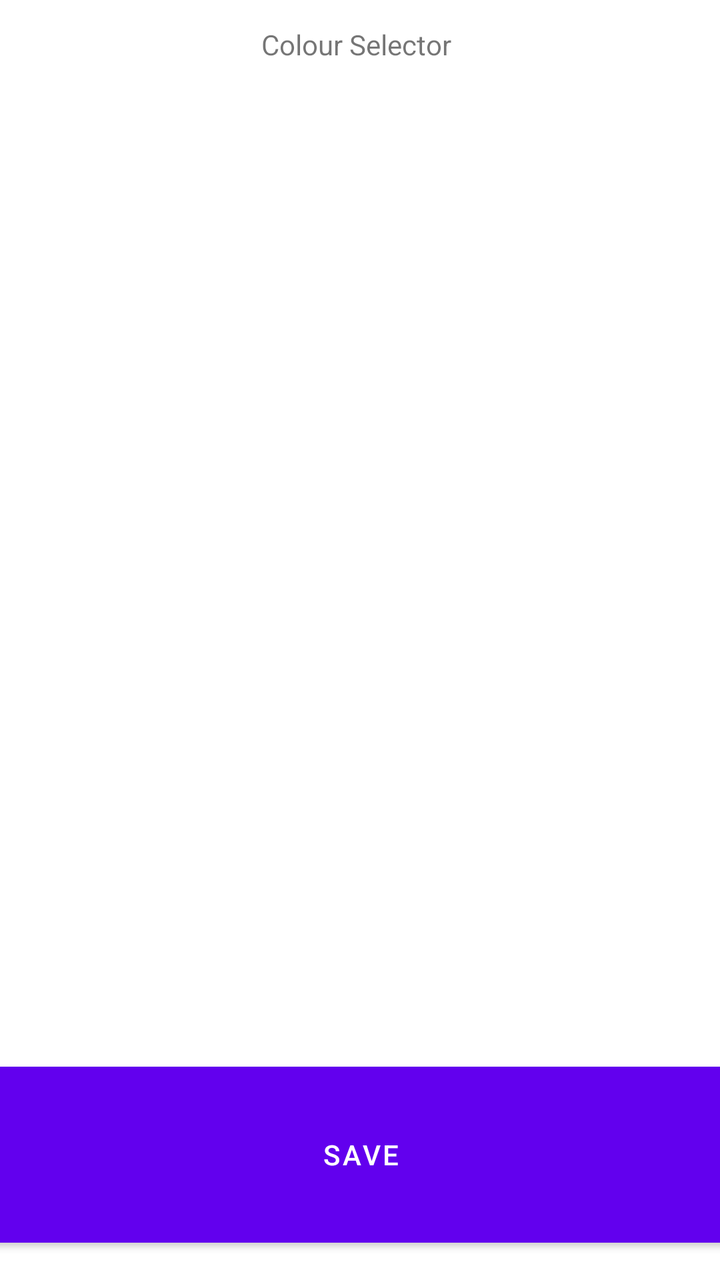
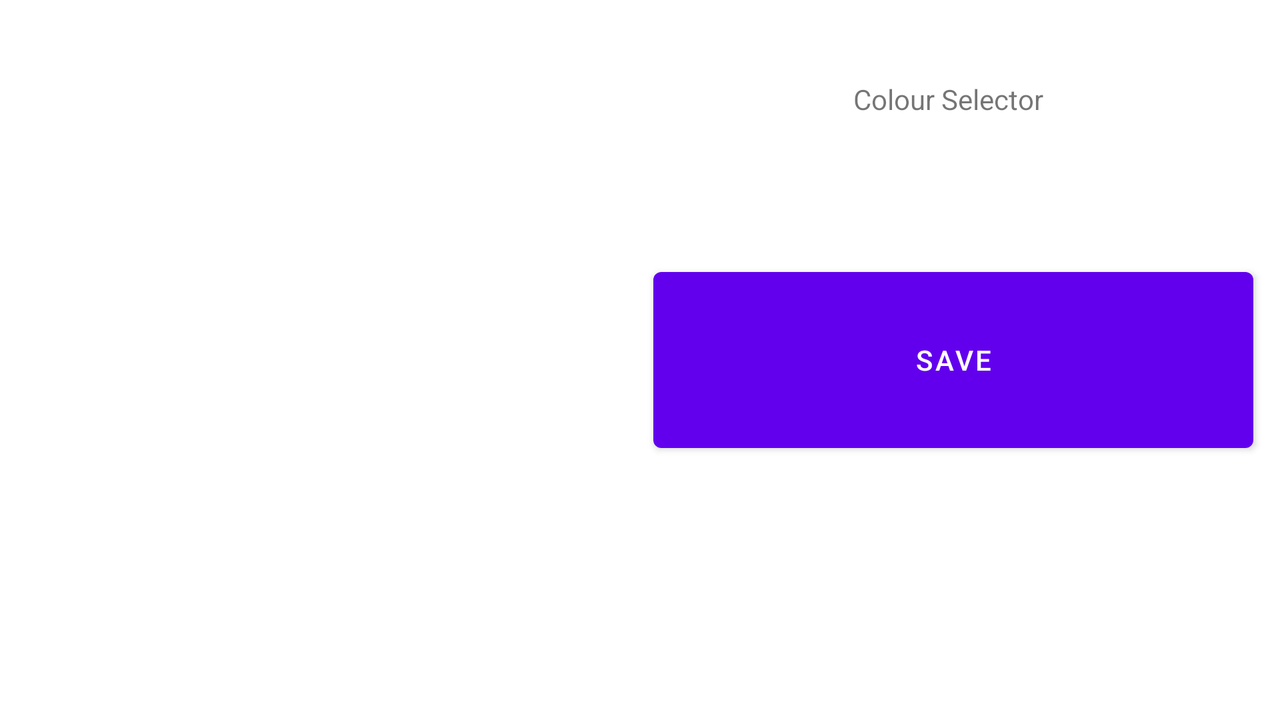

The same Android screen from two of the app's own layout files: first res/layout/ as a phone draws it, then the repository's variant for another configuration, drawn on a device whose configuration selects that folder. Both files follow.
<!-- AndroidManifest.xml: application theme Theme.CW1 -->
<!-- res/layout/activity_colour_selector.xml -->
<?xml version="1.0" encoding="utf-8"?>
<layout>

    <data>
        <variable
            name="viewmodel"
            type="com.example.cw1.viewmodels.ColourSelectorVM" />
    </data>

    <androidx.constraintlayout.widget.ConstraintLayout xmlns:android="http://schemas.android.com/apk/res/android"
    xmlns:app="http://schemas.android.com/apk/res-auto"
    xmlns:tools="http://schemas.android.com/tools"
    android:layout_width="match_parent"
    android:layout_height="match_parent"
    tools:context=".activities.ColourSelector">

    <TextView
        android:id="@+id/colourSelectorTitle"
        android:layout_width="99dp"
        android:layout_height="26dp"
        android:layout_marginStart="150dp"
        android:layout_marginLeft="150dp"
        android:layout_marginEnd="150dp"
        android:layout_marginRight="150dp"
        android:text="@string/colourSelectorTitle"
        app:layout_constraintBottom_toTopOf="@+id/colourSelected"
        app:layout_constraintEnd_toEndOf="parent"
        app:layout_constraintStart_toStartOf="parent"
        app:layout_constraintTop_toTopOf="parent" />

    <TextView
        android:id="@+id/colourSelected"
        android:layout_width="400dp"
        android:layout_height="50dp"
        android:text="@{@string/selectedColour + viewmodel.colourName}"
        app:layout_constraintBottom_toTopOf="@+id/colourList"
        app:layout_constraintEnd_toEndOf="parent"
        app:layout_constraintStart_toStartOf="parent"
        app:layout_constraintTop_toBottomOf="@+id/colourSelectorTitle" />

    <Button
        android:id="@+id/returnColourButton"
        android:layout_width="400dp"
        android:layout_height="100dp"
        android:text="@string/returnText"
        app:layout_constraintBottom_toBottomOf="parent"
        app:layout_constraintEnd_toEndOf="parent"
        app:layout_constraintStart_toStartOf="parent"
        app:layout_constraintTop_toBottomOf="@+id/colourList" />

    <ListView
        android:id="@+id/colourList"
        android:layout_width="400dp"
        android:layout_height="400dp"
        app:layout_constraintBottom_toTopOf="@+id/returnColourButton"
        app:layout_constraintEnd_toEndOf="parent"
        app:layout_constraintStart_toStartOf="parent"
        app:layout_constraintTop_toBottomOf="@+id/colourSelected" />
</androidx.constraintlayout.widget.ConstraintLayout>
</layout>
<!-- resources referenced by this layout -->
<resources>
  <string name="colourSelectorTitle">Colour Selector</string>
  <string name="returnText">Save</string>
  <string name="selectedColour">Colour Selected: </string>
  <style name="Theme.CW1" parent="Theme.MaterialComponents.DayNight.DarkActionBar">
          
          <item name="colorPrimary">@color/purple_500</item>
          <item name="colorPrimaryVariant">@color/purple_700</item>
          <item name="colorOnPrimary">@color/white</item>
          
          <item name="colorSecondary">@color/teal_200</item>
          <item name="colorSecondaryVariant">@color/teal_700</item>
          <item name="colorOnSecondary">@color/black</item>
          
          <item name="android:statusBarColor" tools:targetApi="l">?attr/colorPrimaryVariant</item>
          
      </style>
</resources>
<!-- res/layout-land/activity_colour_selector.xml (the repository's variant of the layout above) -->
<!-- drawn on the phone turned sideways -->
<?xml version="1.0" encoding="utf-8"?>
<layout>

    <data>
        <variable
            name="viewmodel"
            type="com.example.cw1.viewmodels.ColourSelectorVM" />
    </data>
    <androidx.constraintlayout.widget.ConstraintLayout xmlns:android="http://schemas.android.com/apk/res/android"
    xmlns:app="http://schemas.android.com/apk/res-auto"
    xmlns:tools="http://schemas.android.com/tools"
    android:layout_width="match_parent"
    android:layout_height="match_parent"
    tools:context=".activities.ColourSelector">

    <TextView
        android:id="@+id/colourSelected"
        android:layout_width="300dp"
        android:layout_height="50dp"
        android:text="@{@string/selectedColour + viewmodel.colourName}"
        app:layout_constraintBottom_toTopOf="@+id/colourList"
        app:layout_constraintEnd_toEndOf="@+id/colourList"
        app:layout_constraintStart_toStartOf="@+id/colourList"
        app:layout_constraintTop_toTopOf="parent" />

    <Button
        android:id="@+id/returnColourButton"
        android:layout_width="300dp"
        android:layout_height="100dp"
        android:text="@string/returnText"
        app:layout_constraintBottom_toBottomOf="parent"
        app:layout_constraintEnd_toEndOf="parent"
        app:layout_constraintStart_toEndOf="@+id/colourList"
        app:layout_constraintTop_toTopOf="parent" />

    <ListView
        android:id="@+id/colourList"
        android:layout_width="300dp"
        android:layout_height="250dp"
        app:layout_constraintBottom_toBottomOf="parent"
        app:layout_constraintEnd_toStartOf="@+id/returnColourButton"
        app:layout_constraintStart_toStartOf="parent"
        app:layout_constraintTop_toBottomOf="@+id/colourSelected" />

    <TextView
        android:id="@+id/colourSelectorTitle"
        android:layout_width="100dp"
        android:layout_height="50dp"
        android:layout_marginStart="125dp"
        android:layout_marginLeft="125dp"
        android:layout_marginTop="25dp"
        android:layout_marginEnd="125dp"
        android:layout_marginRight="125dp"
        android:layout_marginBottom="25dp"
        android:text="@string/colourSelectorTitle"
        app:layout_constraintBottom_toTopOf="@+id/returnColourButton"
        app:layout_constraintEnd_toEndOf="parent"
        app:layout_constraintStart_toEndOf="@+id/colourSelected"
        app:layout_constraintTop_toTopOf="parent" />
</androidx.constraintlayout.widget.ConstraintLayout>
</layout>
